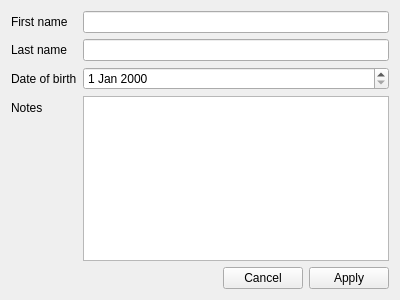
<?xml version="1.0" encoding="UTF-8"?>
<ui version="4.0">
 <class>PatientDetails</class>
 <widget class="QWidget" name="PatientDetails">
  <property name="geometry">
   <rect>
    <x>0</x>
    <y>0</y>
    <width>400</width>
    <height>300</height>
   </rect>
  </property>
  <property name="windowTitle">
   <string>Patient details</string>
  </property>
  <layout class="QFormLayout" name="formLayout">
   <item row="0" column="0">
    <widget class="QLabel" name="label">
     <property name="text">
      <string>First name</string>
     </property>
    </widget>
   </item>
   <item row="0" column="1">
    <widget class="QLineEdit" name="FirstNameEdit"/>
   </item>
   <item row="1" column="0">
    <widget class="QLabel" name="label_2">
     <property name="text">
      <string>Last name</string>
     </property>
    </widget>
   </item>
   <item row="1" column="1">
    <widget class="QLineEdit" name="LastNameEdit"/>
   </item>
   <item row="2" column="0">
    <widget class="QLabel" name="label_3">
     <property name="text">
      <string>Date of birth</string>
     </property>
    </widget>
   </item>
   <item row="2" column="1">
    <widget class="QDateEdit" name="DoBEdit"/>
   </item>
   <item row="3" column="0">
    <widget class="QLabel" name="label_4">
     <property name="text">
      <string>Notes</string>
     </property>
    </widget>
   </item>
   <item row="3" column="1">
    <widget class="QTextEdit" name="NotesEdit"/>
   </item>
   <item row="4" column="1">
    <widget class="QDialogButtonBox" name="DialogButtons">
     <property name="standardButtons">
      <set>QDialogButtonBox::StandardButton::Apply|QDialogButtonBox::StandardButton::Cancel</set>
     </property>
    </widget>
   </item>
  </layout>
 </widget>
 <resources/>
 <connections/>
</ui>
